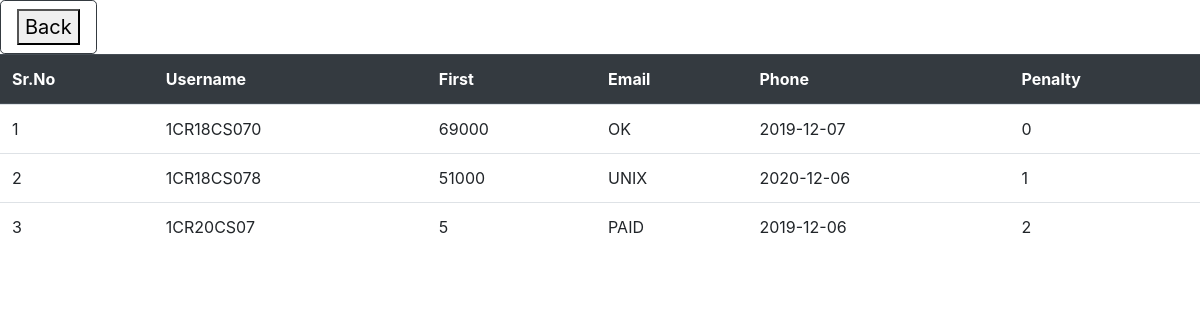
The app's page /view_fees_details with its own data.
### tables this page shows
CREATE TABLE fee(usn TEXT,
    amount TEXT,
    status TEXT,
    payment_date TEXT,
    penalty TEXT,
    foreign key (usn) references student(usn) ON DELETE CASCADE);

### home.py (the view)
@app.route('/view_fees_details')
def view_fees():
	lst=viewfeedetails()
	return render_template('view_fees.html',data=lst,lenght=len(lst))

### backend.py (called while the page is built)
def viewfeedetails():
     con=sqlite3.connect("student.db")
     cur=con.cursor()
     cur.execute("SELECT * FROM fee")
     rows=cur.fetchall()
     con.close()
     return rows

### templates/view_fees.html (shortened to what this page needs)
<!DOCTYPE html>
<html>
<head>
	<link rel="stylesheet" href="https://cdn.jsdelivr.net/npm/bootstrap@4.5.3/dist/css/bootstrap.min.css">
</head>
<body>
<a href="/moderator_section" class="btn btn-outline-dark btn-lg"> <button>Back</button></a>
<table class="table">
  <thead class="thead-dark">
    <tr>
      <th scope="col">Sr.No</th>
      <th scope="col">Username</th>
      <th scope="col">First</th>
      <th scope="col">Email</th>
      <th scope="col">Phone</th>
      <th scope="col">Penalty</th>
    </tr>
  </thead>
  <tbody>
    <tr>
    	{% for j in range(lenght) %}
    		<tr>
          <td>{{j+1}}</td>
    		{% for i in range(5)%}
    			<td>{{data[j][i]}}</td>
    		{%endfor%}
    		</tr>
    	{% endfor %}
  </tbody>
</table>
</body>
</html>

### records on screen
fee: usn "1CR18CS070" "69000" "OK" "2019-12-07" "0"
fee: usn "1CR18CS078" "51000" "UNIX" "2020-12-06" "1"
fee: usn "1CR20CS07" "5" "PAID" "2019-12-06" "2"

### other values on screen
{{ j+1 }} "1" "2" "3"
